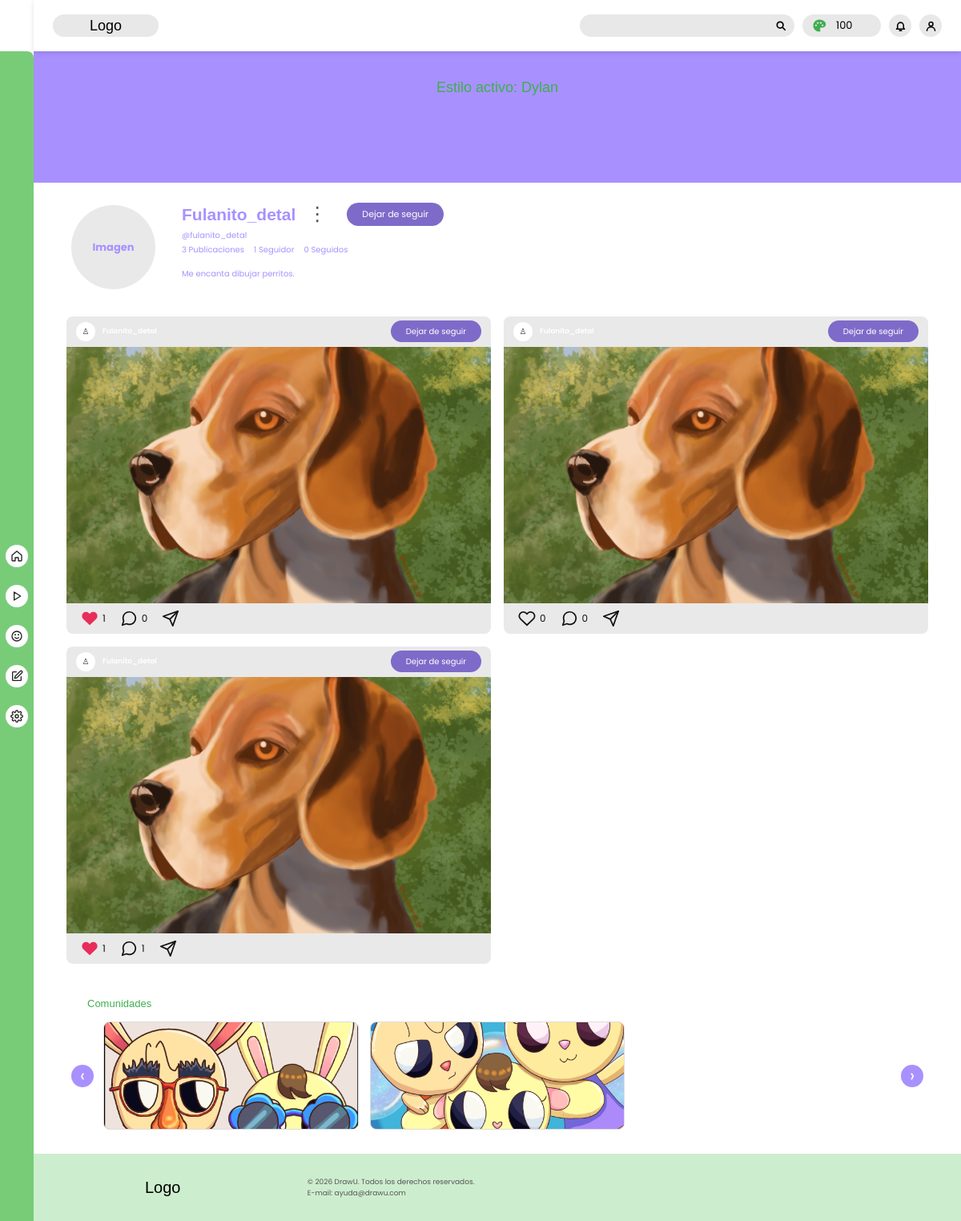
Screenshot of /views/usuario_externo.php?id=1 (signed in) with the database file from the repository.
### tables this page shows
CREATE TABLE usuarios (
    id_usuario INT UNSIGNED AUTO_INCREMENT PRIMARY KEY,
    primer_nombre VARCHAR(80) NOT NULL,
    primer_apellido VARCHAR(80) NULL,
    nombre_usuario VARCHAR(50) NOT NULL,
    correo VARCHAR(150) NOT NULL,
    contrasena_hash VARCHAR(255) NOT NULL,
    fecha_nacimiento DATE NULL,
    fecha_registro TIMESTAMP NOT NULL DEFAULT CURRENT_TIMESTAMP,
    imagen_perfil VARCHAR(500) NULL,
    descripcion_perfil VARCHAR(500) NULL,
    tema ENUM('claro', 'oscuro') NOT NULL DEFAULT 'claro',
    drawings INT UNSIGNED NOT NULL DEFAULT 100,
    id_mascota_activa INT UNSIGNED NULL,
    CONSTRAINT uq_usuario_nombre UNIQUE (nombre_usuario),
    CONSTRAINT uq_usuario_correo UNIQUE (correo),
    CONSTRAINT fk_usuario_mascota_activa
        FOREIGN KEY (id_mascota_activa) REFERENCES mascotas(id_mascota)
        ON DELETE SET NULL
);

CREATE TABLE mascotas (
    id_mascota INT UNSIGNED AUTO_INCREMENT PRIMARY KEY,
    nombre VARCHAR(100) NOT NULL,
    descripcion TEXT NULL,
    ruta_imagen VARCHAR(500) NULL,
    color_tema VARCHAR(20) NULL,
    es_inicial BOOLEAN NOT NULL DEFAULT FALSE
);

CREATE TABLE publicaciones (
    id_publicacion INT UNSIGNED AUTO_INCREMENT PRIMARY KEY,
    id_usuario INT UNSIGNED NOT NULL,
    id_comunidad INT UNSIGNED NULL,
    id_reto INT UNSIGNED NULL,
    tipo ENUM('imagen', 'video', 'texto', 'aviso') NOT NULL DEFAULT 'imagen',
    titulo VARCHAR(180) NULL,
    descripcion TEXT NULL,
    contenido TEXT NULL,
    ruta_imagen VARCHAR(500) NULL,
    fecha_publicacion TIMESTAMP NOT NULL DEFAULT CURRENT_TIMESTAMP,
    fecha_edicion TIMESTAMP NULL DEFAULT NULL,
    INDEX idx_publicacion_usuario_fecha (id_usuario, fecha_publicacion),
    INDEX idx_publicacion_comunidad_fecha (id_comunidad, fecha_publicacion),
    INDEX idx_publicacion_reto (id_reto),
    CONSTRAINT fk_publicacion_usuario
        FOREIGN KEY (id_usuario) REFERENCES usuarios(id_usuario)
        ON DELETE CASCADE,
    CONSTRAINT fk_publicacion_comunidad
        FOREIGN KEY (id_comunidad) REFERENCES comunidades(id_comunidad)
        ON DELETE SET NULL,
    CONSTRAINT fk_publicacion_reto
        FOREIGN KEY (id_reto) REFERENCES retos_del_dia(id_reto)
        ON DELETE SET NULL
);

CREATE TABLE comunidades (
    id_comunidad INT UNSIGNED AUTO_INCREMENT PRIMARY KEY,
    id_creador INT UNSIGNED NOT NULL,
    slug VARCHAR(80) NOT NULL,
    titulo VARCHAR(150) NOT NULL,
    descripcion TEXT NULL,
    contenido TEXT NULL,
    privacidad ENUM('publica', 'privada') NOT NULL DEFAULT 'publica',
    fecha_creacion TIMESTAMP NOT NULL DEFAULT CURRENT_TIMESTAMP,
    fecha_edicion TIMESTAMP NULL DEFAULT NULL,
    imagen_perfil VARCHAR(500) NULL,
    imagen_banner VARCHAR(500) NULL,
    CONSTRAINT uq_comunidad_slug UNIQUE (slug),
    CONSTRAINT fk_comunidad_creador
        FOREIGN KEY (id_creador) REFERENCES usuarios(id_usuario)
        ON DELETE RESTRICT
);

### views/usuario_externo.php (the view, shortened to what the rows shown need)
<?php
require_once __DIR__ . '/includes/app.php';
$yo = requerirLogin();
$idYo = (int) $yo['id_usuario'];
$pdo = conexion();
$paramId = trim((string) ($_GET['id'] ?? $_GET['u'] ?? ''));
if ($paramId === '') {
    $stmt = $pdo->prepare('SELECT id_usuario FROM usuarios WHERE id_usuario <> ? ORDER BY id_usuario ASC LIMIT 1');
    $stmt->execute([$idYo]);
    $idExterno = (int) ($stmt->fetchColumn() ?: $idYo);
} elseif (ctype_digit($paramId)) {
    $idExterno = (int) $paramId;
} else {
    $stmt = $pdo->prepare('SELECT id_usuario FROM usuarios WHERE nombre_usuario = ? LIMIT 1');
    $stmt->execute([$paramId]);
    $idExterno = (int) ($stmt->fetchColumn() ?: 0);
}
$externo = $idExterno > 0 ? obtenerUsuario($idExterno) : null;
$chkSeg = $pdo->prepare('SELECT 1 FROM seguimientos WHERE id_seguidor = ? AND id_seguido = ?');
$chkSeg->execute([$idYo, $idExterno]);
$siguiendo = (bool) $chkSeg->fetchColumn();
$chkBloq = $pdo->prepare('SELECT 1 FROM bloqueos WHERE id_bloqueador = ? AND id_bloqueado = ?');
$chkBloq->execute([$idYo, $idExterno]);
$bloqueado = (bool) $chkBloq->fetchColumn();
$publicacionesExterno = obtenerPublicaciones(['id_usuario' => $idExterno], 40);
$comunidadesExterno = obtenerComunidades(['id_miembro' => $idExterno]);
$coloresFallback = ['boomy', 'redisenos', 'arte', 'historias'];
$seguidoresCount = (int) $externo['total_seguidores'];
?>
<!DOCTYPE html>
<html lang="es">
<head>
    <link
        href="https://cdn.jsdelivr.net/npm/bootstrap@5.3.8/dist/css/bootstrap.min.css"
        rel="stylesheet"
    >
    <link rel="stylesheet" href="../assets/css/style.css?v=<?= filemtime(__DIR__ . '/../assets/css/style.css') ?>">
    <link rel="stylesheet" href="../assets/css/usuario_propio.css?v=<?= filemtime(__DIR__ . '/../assets/css/usuario_propio.css') ?>">
    <link rel="stylesheet" href="../assets/css/publicaciones.css?v=<?= filemtime(__DIR__ . '/../assets/css/publicaciones.css') ?>">
    <link rel="stylesheet" href="../assets/css/usuario_externo.css?v=<?= filemtime(__DIR__ . '/../assets/css/usuario_externo.css') ?>">
</head>
<body data-external-user-id="<?= $idExterno ?>" data-external-username="<?= e($externo['nombre_usuario']) ?>" data-is-blocked="<?= $bloqueado ? '1' : '0' ?>">
    <?php include __DIR__ . '/includes/header/header.php'; ?>
    <?php include __DIR__ . '/includes/navbar.php'; ?>
    <header class="banner">
        <h2><?= e($externo['mascota_nombre'] ? ('Estilo activo: ' . $externo['mascota_nombre']) : 'Banner del personaje elegido') ?></h2>
    </header>
    <section class="perfil">
        <div class="datos-perfil">
            <div class="nombre-con-menu">
                <h1 id="nombreUsuario"><?= e($externo['nombre_usuario']) ?></h1>
                <button class="tres-puntos" id="opcionesUsuario" type="button" aria-label="Opciones del usuario" aria-expanded="false">
                    ⋮
                </button>
                <button
                    type="button"
                    class="boton-seguir boton-seguir-perfil<?= $siguiendo ? ' siguiendo' : '' ?><?= $bloqueado ? ' oculto' : '' ?>"
                    data-user-id="<?= $idExterno ?>"
                    data-usuario="<?= e($externo['nombre_usuario']) ?>"
                    aria-pressed="<?= $siguiendo ? 'true' : 'false' ?>"
                ><?= $siguiendo ? 'Dejar de seguir' : 'Seguir' ?></button>
            </div>
            <div class="estadisticas">
                <span id="nombreHandle">@<?= e(strtolower($externo['nombre_usuario'])) ?></span>
                <div>
                    <span><?= (int) $externo['total_publicaciones'] ?> Publicaciones</span>
                    <span id="contadorSeguidores"><?= plural($seguidoresCount, 'Seguidor', 'Seguidores') ?></span>
                    <span><?= (int) $externo['total_seguidos'] ?> Seguidos</span>
                </div>
            </div>
            <p id="descripcionPerfil">
                <?= e($externo['descripcion_perfil'] ?: 'Sin descripción') ?>
            </p>
        </div>
    </section>
    <div id="contenidoUsuario" class="<?= $bloqueado ? 'oculto' : '' ?>">
    <section class="publicaciones">
        <?php foreach ($publicacionesExterno as $pub):
            $imgPub = url($pub['ruta_imagen']);
            $liked = !empty($pub['liked']);
            $textoPub = trim((string) ($pub['titulo'] ? ($pub['titulo'] . ': ' . $pub['descripcion']) : $pub['descripcion']));
        ?>
            <article class="publicacion" data-publicacion-id="<?= (int) $pub['id_publicacion'] ?>">
                <header class="encabezado-publicacion">
                    <span class="avatar-mini">♙</span>
                    <a class="autor-publicacion" href="usuario_externo.php?id=<?= $idExterno ?>"><?= e($externo['nombre_usuario']) ?></a>
                    <button
                        type="button"
                        class="boton-seguir<?= $siguiendo ? ' siguiendo' : '' ?>"
                        data-user-id="<?= $idExterno ?>"
                        data-usuario="<?= e($externo['nombre_usuario']) ?>"
                        aria-pressed="<?= $siguiendo ? 'true' : 'false' ?>"
                    ><?= $siguiendo ? 'Dejar de seguir' : 'Seguir' ?></button>
                </header>
                <?php if ($imgPub !== ''): ?>
                    <div class="imagen-publicacion">
                        <img
                            src="<?= e($imgPub) ?>"
                            alt="<?= e($textoPub ?: 'Publicación de ' . $externo['nombre_usuario']) ?>">
                    </div>
                <?php endif; ?>
                <footer class="acciones-publicacion">
                    <button class="accion accion-like<?= $liked ? ' liked' : '' ?>" type="button" aria-label="Me gusta" aria-pressed="<?= $liked ? 'true' : 'false' ?>"><span class="contador"><?= (int) $pub['total_likes'] ?></span></button>
                    <button class="accion accion-comentar" type="button" aria-label="Comentarios"><svg viewBox="0 0 24 24" fill="none" stroke="currentColor" stroke-width="1.9" stroke-linecap="round" stroke-linejoin="round"><path d="M21 11.5a8.4 8.4 0 0 1-.9 3.8 8.5 8.5 0 0 1-7.6 4.7 8.4 8.4 0 0 1-3.8-.9L3 21l1.9-5.7a8.4 8.4 0 0 1-.9-3.8A8.5 8.5 0 0 1 8.7 3.9a8.4 8.4 0 0 1 3.8-.9h.5a8.5 8.5 0 0 1 8 8z"/></svg><span class="contador"><?= (int) $pub['total_comentarios'] ?></span></button>
                    <button class="accion accion-compartir" type="button" aria-label="Compartir"><svg viewBox="0 0 24 24" fill="none" stroke="currentColor" stroke-width="1.9" stroke-linecap="round" stroke-linejoin="round"><path d="m22 2-7 20-4-9-9-4Z"/><path d="M22 2 11 13"/></svg></button>
                </footer>
            </article>
        <?php endforeach; ?>
    </section>
    <section class="seccion-comunidades">
        <h2>Comunidades</h2>
        <div class="carrusel">
            <div class="ventana-carrusel" id="ventanaCarrusel">
                <div class="pista-carrusel" id="pistaCarrusel">
                    <?php foreach ($comunidadesExterno as $idx => $com):
                        $colorFb = $coloresFallback[$idx % count($coloresFallback)];
                        $imgCom = url($com['imagen_perfil'] ?: $com['imagen_banner']);
                    ?>
                        <article class="comunidad" tabindex="0">
                            <?php if ($imgCom !== ''): ?>
                                <img
                                    src="<?= e($imgCom) ?>"
                                    alt="Comunidad <?= e($com['titulo']) ?>"
                                    onerror="this.style.display='none';">
                            <?php endif; ?>
                            <div class="portada-fallback <?= e($colorFb) ?>">
                                <span><?= e($com['titulo']) ?></span>
                            </div>
                        </article>
                    <?php endforeach; ?>
                </div>
            </div>
        </div>
    </section>
    </div>
    <?php include __DIR__ . '/includes/footer.php'; ?>
</body>
</html>

### views/includes/header/header.php (shortened to what the rows shown need)
<?php
require_once __DIR__ . '/../app.php';
$headerBase = (basename(dirname($_SERVER['SCRIPT_FILENAME'])) === 'views') ? '../' : '';
$usuarioHeader = usuarioActual();
?>
<link rel="stylesheet" href="<?= $headerBase ?>views/includes/header/header.css?v=<?= filemtime(__DIR__ . '/header.css') ?>">
<header class="header">
    <div class="header-actions">
        <a href="<?= $headerBase ?>views/monedas_cambio.php" class="header-coins" title="Monedas" style="text-decoration:none;">
            <span class="header-coins-count"><?= (int) ($usuarioHeader['drawings'] ?? 0) ?></span>
        </a>
    </div>
</header>

### rows the page displays
usuarios: drawings "100"
usuarios: id_mascota_activa.nombre "Estilo activo: Dylan", nombre_usuario "Fulanito_detal", nombre_usuario "fulanito_detal", descripcion_perfil "Me encanta dibujar perritos."
publicaciones: id_usuario.nombre_usuario "Fulanito_detal", ruta_imagen (picture), total_likes "1", total_comentarios "0"
publicaciones: id_usuario.nombre_usuario "Fulanito_detal", ruta_imagen (picture), total_likes "0", total_comentarios "0"
publicaciones: id_usuario.nombre_usuario "Fulanito_detal", ruta_imagen (picture), total_likes "1", total_comentarios "1"
comunidades: imagen_perfil (picture)
comunidades: imagen_perfil (picture)

### other values shown
$externo['total_publicaciones'] "3"
plural($seguidoresCount, 'Seguidor', 'Seguidores') "1 Seguidor"
$externo['total_seguidos'] "0"
